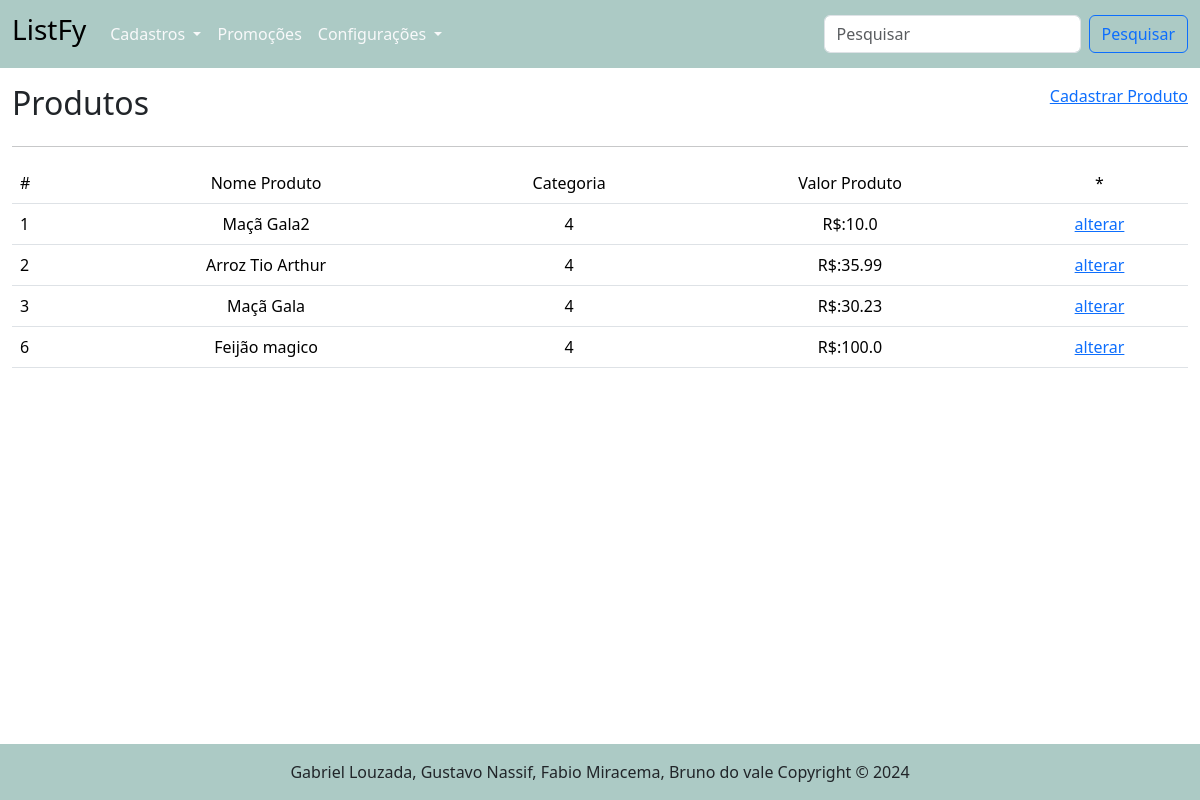
Before: /produto/categoria/4 with the older database file.
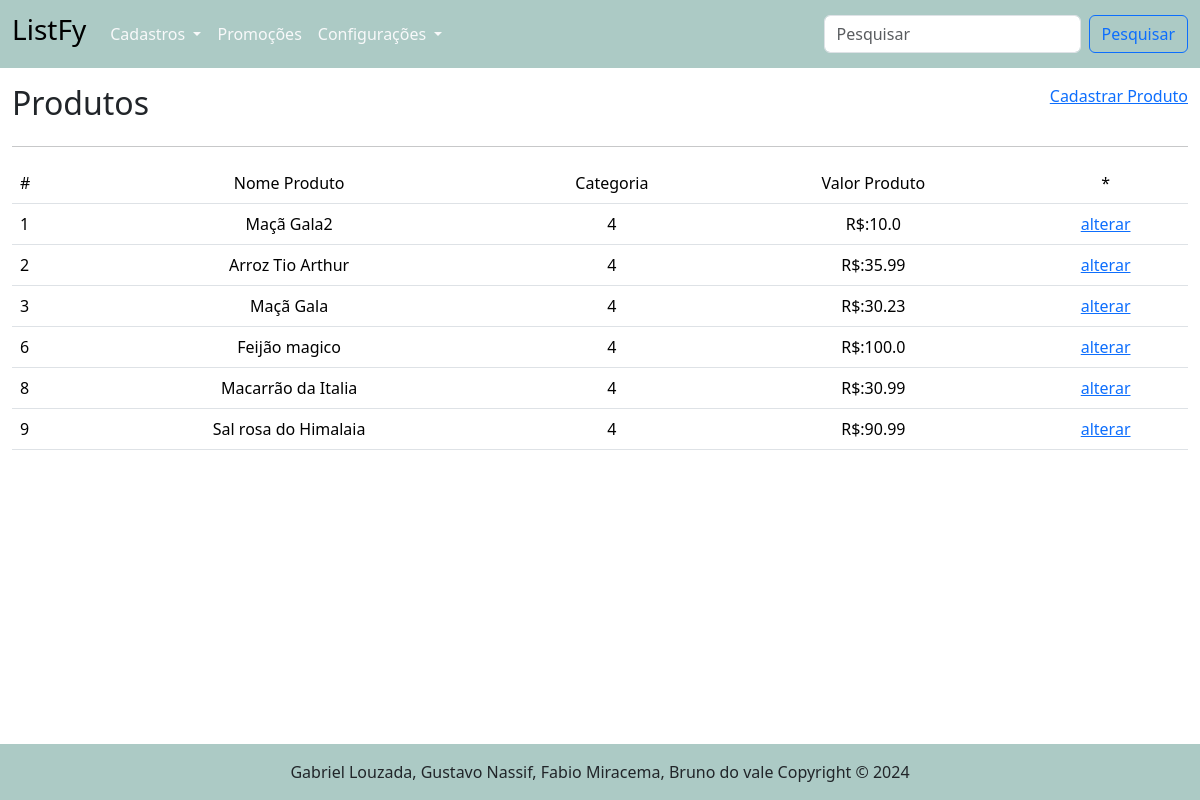
After: the same page with the newer database file.
### tables this page shows
CREATE TABLE "produto" (
	"id_produto"	INTEGER,
	"nome_produto"	TEXT NOT NULL,
	"id_categoria"	INTEGER NOT NULL,
	"valor_produto"	REAL NOT NULL,
	PRIMARY KEY("id_produto" AUTOINCREMENT),
	FOREIGN KEY("id_categoria") REFERENCES "categoria"("id_categoria")
);

### routes/produto_routes.py (the view)
@router.get("/", response_class=HTMLResponse)
async def get_produtos(request: Request):
    produtos = obter_todos_produtos()
    return templates.TemplateResponse("/produto/listar_produtos.html", {"request": request, "produtos": produtos})

### templates/produto/listar_produtos_categoria.html (shortened to what this page needs)
{% extends "base.html" %}
{% block conteudo %}
    <main class="container-fluid">
        <div class="d-flex justify-content-between mt-3">
            <h2>Produtos</h2>
            <a href="/produto/cadastrar_produto"> Cadastrar Produto</a>
        </div>
        <hr>
        <table class="table">
            <tr>
                <td>#</td>
                <td style="text-align: center;">Nome Produto</td>
                <td style="text-align: center;">Categoria</td>
                <td style="text-align: center;">Valor Produto</td>
                <td style="text-align: center;">*</td>
            </tr>
            {% for p in produtos %}
            <tr>
                <td>{{ p.id_produto }}</td>
                <td style="text-align: center;">{{ p.nome_produto }}</td>
                <td style="text-align: center;">{{ p.id_categoria }}</td>
                <td style="text-align: center;">R$:{{ p.valor_produto }}</td>
                <td style="text-align: center;" ><a href="/produto/alterar_produto/{{ p.id_produto }}">alterar</a></td>
            </tr>
            {% endfor %}
        </table>
    </main>
{% endblock %}

Changed rows visible on the page:
added produto: id_produto "8", nome_produto "Macarrão da Italia", id_categoria "4", valor_produto "30.99"
added produto: id_produto "9", nome_produto "Sal rosa do Himalaia", id_categoria "4", valor_produto "90.99"
